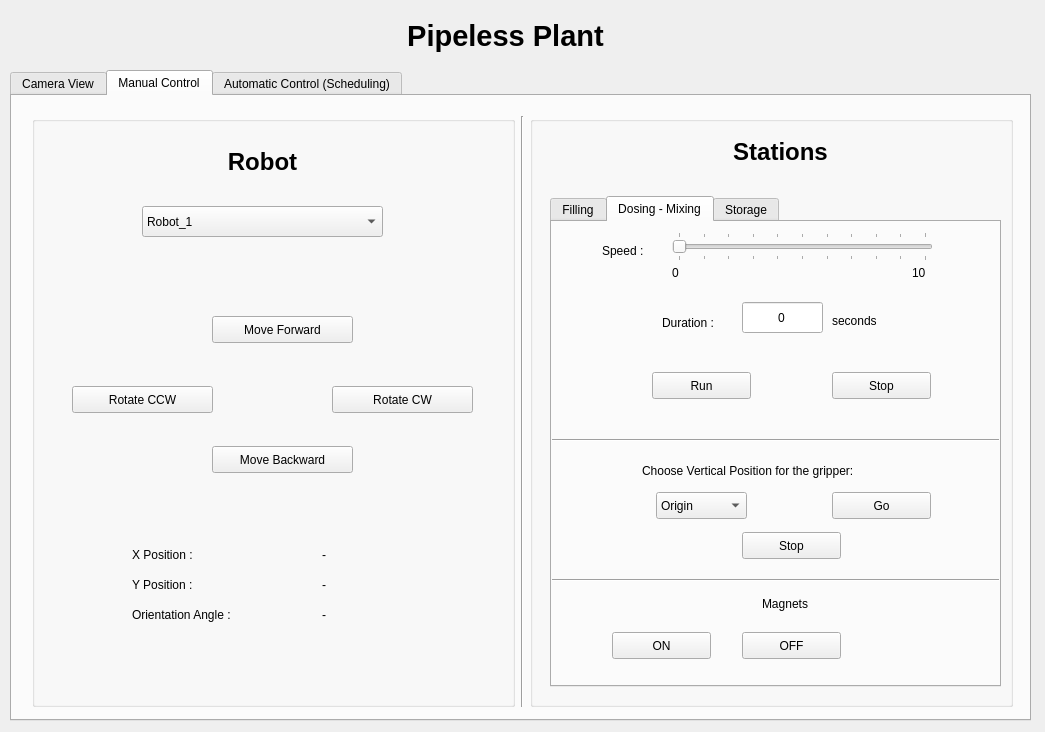
<?xml version="1.0" encoding="UTF-8"?>
<ui version="4.0">
 <class>mainForm</class>
 <widget class="QWidget" name="mainForm">
  <property name="geometry">
   <rect>
    <x>0</x>
    <y>0</y>
    <width>1045</width>
    <height>732</height>
   </rect>
  </property>
  <property name="sizePolicy">
   <sizepolicy hsizetype="Preferred" vsizetype="Preferred">
    <horstretch>0</horstretch>
    <verstretch>0</verstretch>
   </sizepolicy>
  </property>
  <property name="windowTitle">
   <string>Pipeless Plant Application</string>
  </property>
  <widget class="QTabWidget" name="mainTabWidget">
   <property name="geometry">
    <rect>
     <x>10</x>
     <y>70</y>
     <width>1021</width>
     <height>651</height>
    </rect>
   </property>
   <property name="currentIndex">
    <number>1</number>
   </property>
   <widget class="QWidget" name="camera_tab">
    <attribute name="title">
     <string>Camera View</string>
    </attribute>
    <widget class="QLabel" name="cameraView_label">
     <property name="geometry">
      <rect>
       <x>20</x>
       <y>20</y>
       <width>971</width>
       <height>581</height>
      </rect>
     </property>
     <property name="frameShape">
      <enum>QFrame::Box</enum>
     </property>
     <property name="text">
      <string/>
     </property>
    </widget>
   </widget>
   <widget class="QWidget" name="manual_tab">
    <attribute name="title">
     <string>Manual Control</string>
    </attribute>
    <widget class="QWidget" name="layoutWidget">
     <property name="geometry">
      <rect>
       <x>20</x>
       <y>20</y>
       <width>981</width>
       <height>591</height>
      </rect>
     </property>
     <layout class="QHBoxLayout" name="horizontalLayout_2">
      <item>
       <widget class="QGroupBox" name="robotGroupBox">
        <property name="autoFillBackground">
         <bool>false</bool>
        </property>
        <property name="title">
         <string/>
        </property>
        <property name="alignment">
         <set>Qt::AlignCenter</set>
        </property>
        <widget class="QComboBox" name="robots_comboBox">
         <property name="geometry">
          <rect>
           <x>110</x>
           <y>90</y>
           <width>241</width>
           <height>31</height>
          </rect>
         </property>
         <property name="currentIndex">
          <number>0</number>
         </property>
         <item>
          <property name="text">
           <string>Robot_1</string>
          </property>
         </item>
         <item>
          <property name="text">
           <string>Robot_2</string>
          </property>
         </item>
         <item>
          <property name="text">
           <string>Robot_3</string>
          </property>
         </item>
         <item>
          <property name="text">
           <string>Robot_4</string>
          </property>
         </item>
        </widget>
        <widget class="QPushButton" name="moveForward_button">
         <property name="geometry">
          <rect>
           <x>180</x>
           <y>200</y>
           <width>141</width>
           <height>27</height>
          </rect>
         </property>
         <property name="text">
          <string>Move Forward</string>
         </property>
        </widget>
        <widget class="QPushButton" name="rotateCCW_button">
         <property name="geometry">
          <rect>
           <x>40</x>
           <y>270</y>
           <width>141</width>
           <height>27</height>
          </rect>
         </property>
         <property name="text">
          <string>Rotate CCW</string>
         </property>
        </widget>
        <widget class="QPushButton" name="rotateCW_button">
         <property name="geometry">
          <rect>
           <x>300</x>
           <y>270</y>
           <width>141</width>
           <height>27</height>
          </rect>
         </property>
         <property name="text">
          <string>Rotate CW</string>
         </property>
        </widget>
        <widget class="QLabel" name="posXLabel">
         <property name="geometry">
          <rect>
           <x>100</x>
           <y>430</y>
           <width>171</width>
           <height>17</height>
          </rect>
         </property>
         <property name="text">
          <string>X Position :</string>
         </property>
        </widget>
        <widget class="QLabel" name="angleLabel">
         <property name="geometry">
          <rect>
           <x>100</x>
           <y>490</y>
           <width>161</width>
           <height>17</height>
          </rect>
         </property>
         <property name="text">
          <string>Orientation Angle :</string>
         </property>
        </widget>
        <widget class="QLabel" name="posXValue_label">
         <property name="geometry">
          <rect>
           <x>290</x>
           <y>430</y>
           <width>68</width>
           <height>17</height>
          </rect>
         </property>
         <property name="text">
          <string>-</string>
         </property>
        </widget>
        <widget class="QLabel" name="posYLabel">
         <property name="geometry">
          <rect>
           <x>100</x>
           <y>460</y>
           <width>171</width>
           <height>17</height>
          </rect>
         </property>
         <property name="text">
          <string>Y Position :</string>
         </property>
        </widget>
        <widget class="QLabel" name="posYValue_label">
         <property name="geometry">
          <rect>
           <x>290</x>
           <y>460</y>
           <width>68</width>
           <height>17</height>
          </rect>
         </property>
         <property name="text">
          <string>-</string>
         </property>
        </widget>
        <widget class="QLabel" name="angleValue_label">
         <property name="geometry">
          <rect>
           <x>290</x>
           <y>490</y>
           <width>68</width>
           <height>17</height>
          </rect>
         </property>
         <property name="text">
          <string>-</string>
         </property>
        </widget>
        <widget class="QPushButton" name="moveBackward_button">
         <property name="geometry">
          <rect>
           <x>180</x>
           <y>330</y>
           <width>141</width>
           <height>27</height>
          </rect>
         </property>
         <property name="text">
          <string>Move Backward</string>
         </property>
        </widget>
        <widget class="QLabel" name="label_3">
         <property name="geometry">
          <rect>
           <x>140</x>
           <y>20</y>
           <width>181</width>
           <height>51</height>
          </rect>
         </property>
         <property name="font">
          <font>
           <pointsize>18</pointsize>
           <weight>75</weight>
           <bold>true</bold>
          </font>
         </property>
         <property name="text">
          <string>Robot</string>
         </property>
         <property name="alignment">
          <set>Qt::AlignCenter</set>
         </property>
        </widget>
       </widget>
      </item>
      <item>
       <widget class="Line" name="line">
        <property name="orientation">
         <enum>Qt::Vertical</enum>
        </property>
       </widget>
      </item>
      <item>
       <widget class="QGroupBox" name="stationGroupBox">
        <property name="title">
         <string/>
        </property>
        <widget class="QTabWidget" name="stationsTabWidget">
         <property name="geometry">
          <rect>
           <x>20</x>
           <y>80</y>
           <width>451</width>
           <height>491</height>
          </rect>
         </property>
         <property name="currentIndex">
          <number>1</number>
         </property>
         <widget class="QWidget" name="fillingTab">
          <attribute name="title">
           <string>Filling</string>
          </attribute>
          <widget class="QPushButton" name="fillingRun_button">
           <property name="geometry">
            <rect>
             <x>100</x>
             <y>290</y>
             <width>99</width>
             <height>27</height>
            </rect>
           </property>
           <property name="text">
            <string>Run</string>
           </property>
          </widget>
          <widget class="QPushButton" name="fillingStop_button">
           <property name="geometry">
            <rect>
             <x>240</x>
             <y>290</y>
             <width>99</width>
             <height>27</height>
            </rect>
           </property>
           <property name="text">
            <string>Stop</string>
           </property>
          </widget>
          <widget class="QComboBox" name="filling_comboBox">
           <property name="geometry">
            <rect>
             <x>100</x>
             <y>110</y>
             <width>241</width>
             <height>31</height>
            </rect>
           </property>
           <property name="currentIndex">
            <number>0</number>
           </property>
           <item>
            <property name="text">
             <string>Blue</string>
            </property>
           </item>
           <item>
            <property name="text">
             <string>Red</string>
            </property>
           </item>
           <item>
            <property name="text">
             <string>Yellow</string>
            </property>
           </item>
           <item>
            <property name="text">
             <string>Black</string>
            </property>
           </item>
          </widget>
          <widget class="QLabel" name="label_11">
           <property name="geometry">
            <rect>
             <x>270</x>
             <y>190</y>
             <width>68</width>
             <height>17</height>
            </rect>
           </property>
           <property name="text">
            <string>seconds</string>
           </property>
          </widget>
          <widget class="QLabel" name="label_14">
           <property name="geometry">
            <rect>
             <x>110</x>
             <y>190</y>
             <width>68</width>
             <height>21</height>
            </rect>
           </property>
           <property name="text">
            <string>Duration :</string>
           </property>
          </widget>
          <widget class="QLineEdit" name="fillingDuration_lineEdit">
           <property name="geometry">
            <rect>
             <x>190</x>
             <y>186</y>
             <width>71</width>
             <height>31</height>
            </rect>
           </property>
           <property name="inputMethodHints">
            <set>Qt::ImhPreferNumbers</set>
           </property>
           <property name="text">
            <string>0</string>
           </property>
           <property name="alignment">
            <set>Qt::AlignCenter</set>
           </property>
          </widget>
         </widget>
         <widget class="QWidget" name="dosingTab">
          <attribute name="title">
           <string>Dosing - Mixing</string>
          </attribute>
          <widget class="QLabel" name="label_6">
           <property name="geometry">
            <rect>
             <x>280</x>
             <y>90</y>
             <width>68</width>
             <height>17</height>
            </rect>
           </property>
           <property name="text">
            <string>seconds</string>
           </property>
          </widget>
          <widget class="QLabel" name="label_9">
           <property name="geometry">
            <rect>
             <x>110</x>
             <y>90</y>
             <width>68</width>
             <height>21</height>
            </rect>
           </property>
           <property name="text">
            <string>Duration :</string>
           </property>
          </widget>
          <widget class="QSlider" name="doserSpeed_slider">
           <property name="geometry">
            <rect>
             <x>120</x>
             <y>10</y>
             <width>261</width>
             <height>29</height>
            </rect>
           </property>
           <property name="maximum">
            <number>10</number>
           </property>
           <property name="orientation">
            <enum>Qt::Horizontal</enum>
           </property>
           <property name="tickPosition">
            <enum>QSlider::TicksBothSides</enum>
           </property>
           <property name="tickInterval">
            <number>1</number>
           </property>
          </widget>
          <widget class="QLabel" name="label_16">
           <property name="geometry">
            <rect>
             <x>50</x>
             <y>20</y>
             <width>68</width>
             <height>17</height>
            </rect>
           </property>
           <property name="text">
            <string>Speed :</string>
           </property>
          </widget>
          <widget class="QPushButton" name="dosingRun_button">
           <property name="geometry">
            <rect>
             <x>100</x>
             <y>150</y>
             <width>99</width>
             <height>27</height>
            </rect>
           </property>
           <property name="text">
            <string>Run</string>
           </property>
          </widget>
          <widget class="QPushButton" name="dosingStop_button">
           <property name="geometry">
            <rect>
             <x>280</x>
             <y>150</y>
             <width>99</width>
             <height>27</height>
            </rect>
           </property>
           <property name="text">
            <string>Stop</string>
           </property>
          </widget>
          <widget class="QLabel" name="label_20">
           <property name="geometry">
            <rect>
             <x>120</x>
             <y>40</y>
             <width>21</width>
             <height>21</height>
            </rect>
           </property>
           <property name="text">
            <string>0</string>
           </property>
          </widget>
          <widget class="QLabel" name="label_21">
           <property name="geometry">
            <rect>
             <x>360</x>
             <y>40</y>
             <width>21</width>
             <height>21</height>
            </rect>
           </property>
           <property name="text">
            <string>10</string>
           </property>
          </widget>
          <widget class="Line" name="line_4">
           <property name="geometry">
            <rect>
             <x>0</x>
             <y>210</y>
             <width>451</width>
             <height>16</height>
            </rect>
           </property>
           <property name="orientation">
            <enum>Qt::Horizontal</enum>
           </property>
          </widget>
          <widget class="QPushButton" name="mixingVerticalGo_button">
           <property name="geometry">
            <rect>
             <x>280</x>
             <y>270</y>
             <width>99</width>
             <height>27</height>
            </rect>
           </property>
           <property name="text">
            <string>Go</string>
           </property>
          </widget>
          <widget class="QLabel" name="label_22">
           <property name="geometry">
            <rect>
             <x>90</x>
             <y>240</y>
             <width>281</width>
             <height>17</height>
            </rect>
           </property>
           <property name="text">
            <string>Choose Vertical Position for the gripper:</string>
           </property>
          </widget>
          <widget class="QComboBox" name="mixingVertical_comboBox">
           <property name="geometry">
            <rect>
             <x>104</x>
             <y>270</y>
             <width>91</width>
             <height>27</height>
            </rect>
           </property>
           <item>
            <property name="text">
             <string>Origin</string>
            </property>
           </item>
           <item>
            <property name="text">
             <string>Up</string>
            </property>
           </item>
           <item>
            <property name="text">
             <string>Down</string>
            </property>
           </item>
          </widget>
          <widget class="QLineEdit" name="dosingDuration_lineEdit">
           <property name="geometry">
            <rect>
             <x>190</x>
             <y>80</y>
             <width>81</width>
             <height>31</height>
            </rect>
           </property>
           <property name="inputMethodHints">
            <set>Qt::ImhPreferNumbers</set>
           </property>
           <property name="text">
            <string>0</string>
           </property>
           <property name="alignment">
            <set>Qt::AlignCenter</set>
           </property>
          </widget>
          <widget class="QPushButton" name="mixingVerticalStop_button">
           <property name="geometry">
            <rect>
             <x>190</x>
             <y>310</y>
             <width>99</width>
             <height>27</height>
            </rect>
           </property>
           <property name="text">
            <string>Stop</string>
           </property>
          </widget>
          <widget class="QPushButton" name="mixingMagnetOff_button">
           <property name="geometry">
            <rect>
             <x>190</x>
             <y>410</y>
             <width>99</width>
             <height>27</height>
            </rect>
           </property>
           <property name="text">
            <string>OFF</string>
           </property>
          </widget>
          <widget class="QPushButton" name="mixingMagnetOn_button">
           <property name="geometry">
            <rect>
             <x>60</x>
             <y>410</y>
             <width>99</width>
             <height>27</height>
            </rect>
           </property>
           <property name="text">
            <string>ON</string>
           </property>
          </widget>
          <widget class="QLabel" name="label_2">
           <property name="geometry">
            <rect>
             <x>210</x>
             <y>373</y>
             <width>68</width>
             <height>17</height>
            </rect>
           </property>
           <property name="text">
            <string>Magnets</string>
           </property>
          </widget>
          <widget class="QLabel" name="mixingMagnet_label">
           <property name="geometry">
            <rect>
             <x>330</x>
             <y>410</y>
             <width>81</width>
             <height>31</height>
            </rect>
           </property>
           <property name="text">
            <string/>
           </property>
           <property name="alignment">
            <set>Qt::AlignCenter</set>
           </property>
          </widget>
          <widget class="Line" name="line_9">
           <property name="geometry">
            <rect>
             <x>0</x>
             <y>350</y>
             <width>451</width>
             <height>16</height>
            </rect>
           </property>
           <property name="orientation">
            <enum>Qt::Horizontal</enum>
           </property>
          </widget>
         </widget>
         <widget class="QWidget" name="storageTab">
          <attribute name="title">
           <string>Storage</string>
          </attribute>
          <widget class="QPushButton" name="storageVerticalGo_button">
           <property name="geometry">
            <rect>
             <x>240</x>
             <y>220</y>
             <width>99</width>
             <height>27</height>
            </rect>
           </property>
           <property name="text">
            <string>Go</string>
           </property>
          </widget>
          <widget class="QPushButton" name="storageHorizontalGo_button">
           <property name="geometry">
            <rect>
             <x>240</x>
             <y>70</y>
             <width>99</width>
             <height>27</height>
            </rect>
           </property>
           <property name="text">
            <string>Go</string>
           </property>
          </widget>
          <widget class="QLabel" name="label_17">
           <property name="geometry">
            <rect>
             <x>90</x>
             <y>20</y>
             <width>281</width>
             <height>17</height>
            </rect>
           </property>
           <property name="text">
            <string>Choose Horizontal Positon for storage:</string>
           </property>
          </widget>
          <widget class="QLabel" name="label_18">
           <property name="geometry">
            <rect>
             <x>90</x>
             <y>170</y>
             <width>281</width>
             <height>17</height>
            </rect>
           </property>
           <property name="text">
            <string>Choose Vertical Position for the gripper:</string>
           </property>
          </widget>
          <widget class="Line" name="line_2">
           <property name="geometry">
            <rect>
             <x>0</x>
             <y>130</y>
             <width>451</width>
             <height>16</height>
            </rect>
           </property>
           <property name="orientation">
            <enum>Qt::Horizontal</enum>
           </property>
          </widget>
          <widget class="QComboBox" name="storageHorizontal_comboBox">
           <property name="geometry">
            <rect>
             <x>100</x>
             <y>70</y>
             <width>85</width>
             <height>27</height>
            </rect>
           </property>
           <item>
            <property name="text">
             <string>Center</string>
            </property>
           </item>
           <item>
            <property name="text">
             <string>Slot_1</string>
            </property>
           </item>
           <item>
            <property name="text">
             <string>Slot_2</string>
            </property>
           </item>
           <item>
            <property name="text">
             <string>Slot_3</string>
            </property>
           </item>
           <item>
            <property name="text">
             <string>Slot_4</string>
            </property>
           </item>
           <item>
            <property name="text">
             <string>Slot_5</string>
            </property>
           </item>
           <item>
            <property name="text">
             <string>Slot_6</string>
            </property>
           </item>
           <item>
            <property name="text">
             <string>Origin</string>
            </property>
           </item>
          </widget>
          <widget class="QComboBox" name="storageVertical_comboBox">
           <property name="geometry">
            <rect>
             <x>100</x>
             <y>220</y>
             <width>85</width>
             <height>27</height>
            </rect>
           </property>
           <item>
            <property name="text">
             <string>Origin</string>
            </property>
           </item>
           <item>
            <property name="text">
             <string>Up</string>
            </property>
           </item>
           <item>
            <property name="text">
             <string>Middle</string>
            </property>
           </item>
           <item>
            <property name="text">
             <string>Down</string>
            </property>
           </item>
          </widget>
          <widget class="Line" name="line_3">
           <property name="geometry">
            <rect>
             <x>0</x>
             <y>270</y>
             <width>451</width>
             <height>16</height>
            </rect>
           </property>
           <property name="orientation">
            <enum>Qt::Horizontal</enum>
           </property>
          </widget>
          <widget class="QPushButton" name="storageEmergencyStop_button">
           <property name="geometry">
            <rect>
             <x>110</x>
             <y>410</y>
             <width>221</width>
             <height>27</height>
            </rect>
           </property>
           <property name="text">
            <string>Emergency Stop</string>
           </property>
          </widget>
          <widget class="Line" name="line_8">
           <property name="geometry">
            <rect>
             <x>0</x>
             <y>370</y>
             <width>451</width>
             <height>16</height>
            </rect>
           </property>
           <property name="orientation">
            <enum>Qt::Horizontal</enum>
           </property>
          </widget>
          <widget class="QLabel" name="storageMagnet_label">
           <property name="geometry">
            <rect>
             <x>310</x>
             <y>330</y>
             <width>81</width>
             <height>31</height>
            </rect>
           </property>
           <property name="text">
            <string/>
           </property>
           <property name="alignment">
            <set>Qt::AlignCenter</set>
           </property>
          </widget>
          <widget class="QLabel" name="label_7">
           <property name="geometry">
            <rect>
             <x>190</x>
             <y>293</y>
             <width>68</width>
             <height>17</height>
            </rect>
           </property>
           <property name="text">
            <string>Magnets</string>
           </property>
          </widget>
          <widget class="QPushButton" name="storageMagnetOn_button">
           <property name="geometry">
            <rect>
             <x>40</x>
             <y>330</y>
             <width>99</width>
             <height>27</height>
            </rect>
           </property>
           <property name="text">
            <string>ON</string>
           </property>
          </widget>
          <widget class="QPushButton" name="storageMagnetOff_button">
           <property name="geometry">
            <rect>
             <x>170</x>
             <y>330</y>
             <width>99</width>
             <height>27</height>
            </rect>
           </property>
           <property name="text">
            <string>OFF</string>
           </property>
          </widget>
         </widget>
        </widget>
        <widget class="QLabel" name="label_4">
         <property name="geometry">
          <rect>
           <x>160</x>
           <y>10</y>
           <width>181</width>
           <height>51</height>
          </rect>
         </property>
         <property name="font">
          <font>
           <pointsize>18</pointsize>
           <weight>75</weight>
           <bold>true</bold>
          </font>
         </property>
         <property name="text">
          <string>Stations</string>
         </property>
         <property name="alignment">
          <set>Qt::AlignCenter</set>
         </property>
        </widget>
        <zorder>stationsTabWidget</zorder>
        <zorder>robotGroupBox</zorder>
        <zorder>label_4</zorder>
       </widget>
      </item>
     </layout>
    </widget>
   </widget>
   <widget class="QWidget" name="auto_tab">
    <attribute name="title">
     <string>Automatic Control (Scheduling)</string>
    </attribute>
    <widget class="QPushButton" name="autoStart_button">
     <property name="geometry">
      <rect>
       <x>260</x>
       <y>220</y>
       <width>271</width>
       <height>221</height>
      </rect>
     </property>
     <property name="text">
      <string>Start</string>
     </property>
    </widget>
    <widget class="QLabel" name="auto_label">
     <property name="geometry">
      <rect>
       <x>40</x>
       <y>50</y>
       <width>691</width>
       <height>161</height>
      </rect>
     </property>
     <property name="text">
      <string>TextLabel</string>
     </property>
    </widget>
   </widget>
  </widget>
  <widget class="QLabel" name="label_5">
   <property name="geometry">
    <rect>
     <x>340</x>
     <y>10</y>
     <width>331</width>
     <height>51</height>
    </rect>
   </property>
   <property name="font">
    <font>
     <pointsize>22</pointsize>
     <weight>75</weight>
     <bold>true</bold>
    </font>
   </property>
   <property name="text">
    <string>Pipeless Plant</string>
   </property>
   <property name="alignment">
    <set>Qt::AlignCenter</set>
   </property>
  </widget>
 </widget>
 <resources/>
 <connections/>
</ui>
